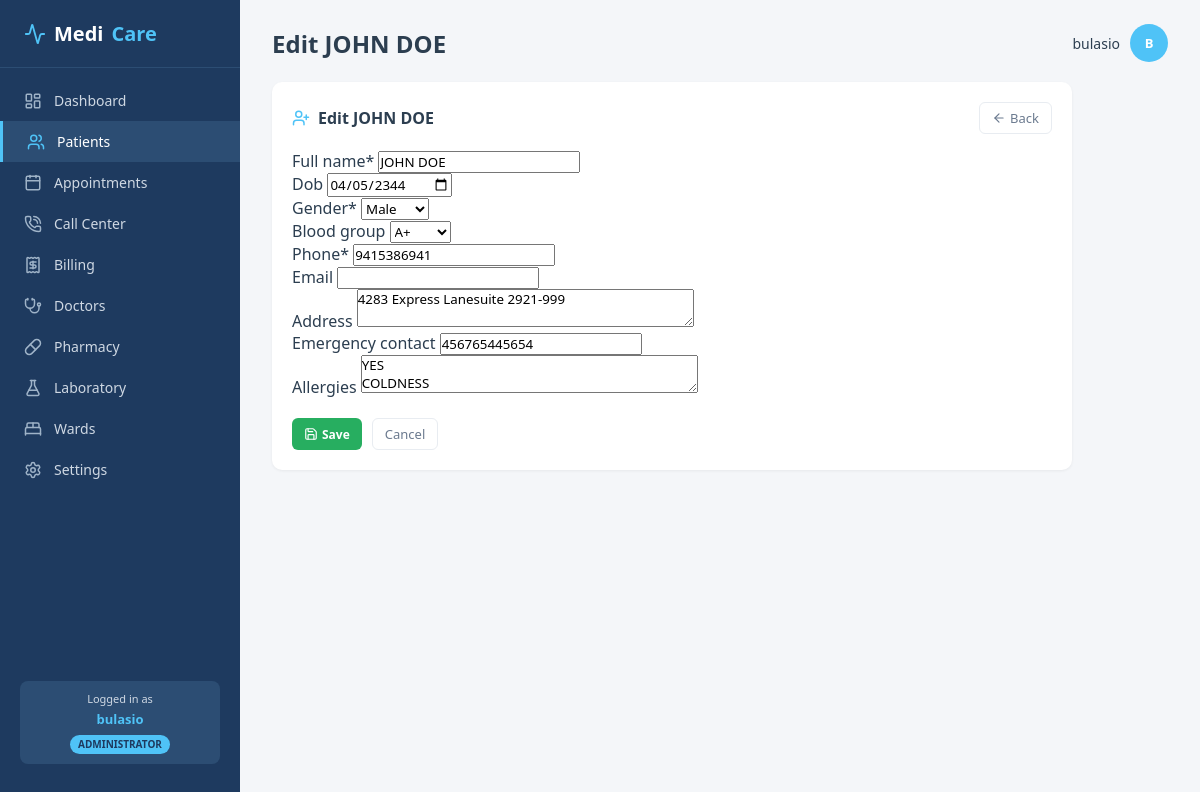
/patients/2/edit/ (signed in), run on the app's committed database.
### core/models.py (models this page shows, shortened)
class User(AbstractUser):
    ROLE_CHOICES = [
        ('admin',      'Administrator'),
        ('doctor',     'Doctor'),
        ('nurse',      'Nurse'),
        ('reception',  'Receptionist'),
        ('pharmacist', 'Pharmacist'),
        ('lab',        'Lab Technician'),
        ('patient',    'Patient'),
    ]
    role = models.CharField(max_length=20, choices=ROLE_CHOICES, default='patient')
    phone = models.CharField(max_length=20, blank=True)
    avatar = models.ImageField(upload_to='avatars/', null=True, blank=True)
    def initials(self):
        f = self.first_name[:1] if self.first_name else self.username[:1]
        l = self.last_name[:1] if self.last_name else ''
        return (f + l).upper()

class Patient(models.Model):
    GENDER = [('M', 'Male'), ('F', 'Female'), ('O', 'Other')]
    BLOOD = [('A+','A+'),('A-','A-'),('B+','B+'),('B-','B-'),
             ('AB+','AB+'),('AB-','AB-'),('O+','O+'),('O-','O-')]
    user = models.OneToOneField(User, on_delete=models.SET_NULL, null=True, blank=True, related_name='patient')
    code = models.CharField(max_length=20, unique=True, blank=True)
    full_name = models.CharField(max_length=200)
    dob = models.DateField(null=True, blank=True)
    gender = models.CharField(max_length=1, choices=GENDER, default='M')
    blood_group = models.CharField(max_length=3, choices=BLOOD, blank=True)
    phone = models.CharField(max_length=20)
    email = models.EmailField(blank=True)
    address = models.TextField(blank=True)
    emergency_contact = models.CharField(max_length=100, blank=True)
    allergies = models.TextField(blank=True)
    created_at = models.DateTimeField(auto_now_add=True)

### core/views.py (the view)
# urls.py: path('patients/<int:pk>/edit/', views.patient_edit, name='patient_edit'),
@login_required
@role_required(['admin', 'reception'])
def patient_edit(request, pk):
    patient = get_object_or_404(Patient, pk=pk)
    form = PatientForm(request.POST or None, instance=patient)
    if request.method == 'POST' and form.is_valid():
        form.save()
        messages.success(request, 'Patient updated.')
        return redirect('patient_detail', pk=pk)
    return render(request, 'patients/form.html', {'form': form, 'patient': patient, 'page_title': f'Edit {patient.full_name}', 'active_nav': 'patients'})

### core/forms.py
class PatientForm(forms.ModelForm):
    class Meta:
        model = Patient
        fields = ['full_name', 'dob', 'gender', 'blood_group', 'phone', 'email', 'address', 'emergency_contact', 'allergies']
        widgets = {
            'dob': forms.DateInput(attrs={'type': 'date'}),
            'address': forms.Textarea(attrs={'rows': 2}),
            'allergies': forms.Textarea(attrs={'rows': 2}),
        }

### core/context_processors.py (called while the page is built)
def role_context(request):
    if not request.user.is_authenticated:
        return {}
    return {
        'current_role': getattr(request.user, 'role', 'patient'),
        'current_role_label': request.user.get_role_display() if hasattr(request.user, 'get_role_display') else 'Patient',
        'user_initials': request.user.initials() if hasattr(request.user, 'initials') else 'U',
    }

### core/views.py (called while the page is built)
def role_required(allowed_roles):
    def decorator(view_func):
        @wraps(view_func)
        def _wrapped_view(request, *args, **kwargs):
            if request.user.role not in allowed_roles:
                raise PermissionDenied
            return view_func(request, *args, **kwargs)
        return _wrapped_view
    return decorator

### templates/patients/form.html (shortened to what this page needs)
{% extends 'base.html' %}
{% load crispy_forms_tags %}
{% block content %}
<div class="panel" style="max-width:800px;">
  <div class="panel-head">
    <h2><i data-lucide="user-plus" class="head-icon"></i> {{ page_title }}</h2>
    <a href="{% url 'patient_list' %}" class="btn-ghost"><i data-lucide="arrow-left"></i> Back</a>
  </div>
  <form method="post" novalidate>
    {{ form|crispy }}
    <div style="margin-top:20px;display:flex;gap:10px;">
      <button type="submit" class="btn-sm btn-success"><i data-lucide="save"></i> Save</button>
      <a href="{% url 'patient_list' %}" class="btn-ghost">Cancel</a>
    </div>
  </form>
</div>
{% endblock %}

### templates/partials/sidebar.html
<aside class="sidebar">
  <div class="logo">
    <i data-lucide="activity" class="logo-icon"></i>
    Medi<span>Care</span>
  </div>
  <nav class="nav">
    <a href="{% url 'dashboard' %}" class="{% if active_nav == 'dashboard' %}active{% endif %}">
      <i data-lucide="layout-dashboard"></i><span>Dashboard</span>
    </a>
    {% if current_role == 'admin' or current_role == 'reception' %}
      <a href="{% url 'patient_list' %}" class="{% if active_nav == 'patients' %}active{% endif %}">
        <i data-lucide="users"></i><span>Patients</span>
      </a>
      <a href="{% url 'appointment_list' %}" class="{% if active_nav == 'appointments' %}active{% endif %}">
        <i data-lucide="calendar"></i><span>Appointments</span>
      </a>
      <a href="{% url 'call_center' %}" class="{% if active_nav == 'calls' %}active{% endif %}">
        <i data-lucide="phone-call"></i><span>Call Center</span>
      </a>
      <a href="{% url 'billing_view' %}" class="{% if active_nav == 'billing' %}active{% endif %}">
        <i data-lucide="receipt"></i><span>Billing</span>
      </a>
    {% endif %}
    {% if current_role == 'admin' or current_role == 'doctor' %}
      <a href="#" class="{% if active_nav == 'doctors' %}active{% endif %}">
        <i data-lucide="stethoscope"></i><span>Doctors</span>
      </a>
    {% endif %}
    {% if current_role == 'admin' or current_role == 'pharmacist' %}
      <a href="{% url 'pharmacy_view' %}" class="{% if active_nav == 'pharmacy' %}active{% endif %}">
        <i data-lucide="pill"></i><span>Pharmacy</span>
      </a>
    {% endif %}
    {% if current_role == 'admin' or current_role == 'lab' %}
      <a href="{% url 'lab_view' %}" class="{% if active_nav == 'lab' %}active{% endif %}">
        <i data-lucide="flask-conical"></i><span>Laboratory</span>
      </a>
    {% endif %}
    {% if current_role == 'admin' or current_role == 'nurse' or current_role == 'doctor' %}
      <a href="#" class="{% if active_nav == 'wards' %}active{% endif %}">
        <i data-lucide="bed-double"></i><span>Wards</span>
      </a>
    {% endif %}
    {% if current_role == 'admin' %}
      <a href="#" class="{% if active_nav == 'settings' %}active{% endif %}">
        <i data-lucide="settings"></i><span>Settings</span>
      </a>
    {% endif %}
  </nav>
  <div class="role-badge">
    Logged in as
    <strong>{{ request.user.get_full_name|default:request.user.username|truncatechars:18 }}</strong>
    <span class="role-tag">{{ current_role_label }}</span>
  </div>
</aside>

### templates/partials/topbar.html
<div class="topbar">
  <h1>{{ page_title }}</h1>
  <div class="user">
    <span>{{ request.user.get_full_name|default:request.user.username }}</span>
    <div class="avatar">{{ user_initials }}</div>
  </div>
</div>

### static/css/hms.css (style rules this page uses)
* { margin:0; padding:0; box-sizing:border-box; font-family: 'Segoe UI', system-ui, -apple-system, sans-serif; }
body { background:#f4f6f9; color:#2c3e50; min-height:100vh; }
[data-lucide] { width:18px; height:18px; stroke-width:2; vertical-align:middle; flex-shrink:0; }
.sidebar { width:240px; background:#1e3a5f; color:#cfd8e3; position:fixed; top:0; left:0; height:100vh; padding:20px 0; display:flex; flex-direction:column; z-index:50; overflow-y:auto; }
.logo { padding:0 24px 20px; font-size:20px; font-weight:700; color:#fff; border-bottom:1px solid #2c4d73; display:flex; align-items:center; gap:8px; }
.logo-icon { width:22px !important; height:22px !important; color:#4fc3f7; }
.logo span { color:#4fc3f7; }
.nav { flex:1; padding:12px 0; }
.nav a { display:flex; align-items:center; gap:12px; padding:11px 24px; color:#cfd8e3; text-decoration:none; font-size:14px; transition:0.2s; }
.nav a.active { background:#2c4d73; color:#fff; border-left:3px solid #4fc3f7; }
.nav a [data-lucide] { color:#9fb3c8; }
.nav a.active [data-lucide], .nav a:hover [data-lucide] { color:#4fc3f7; }
.role-badge { margin:12px 20px 16px; padding:10px; background:#2c4d73; border-radius:8px; font-size:11px; text-align:center; line-height:1.5; }
.role-badge strong { display:block; color:#4fc3f7; font-size:13px; margin:2px 0; }
.role-tag { display:inline-block; background:#4fc3f7; color:#1e3a5f; padding:2px 8px; border-radius:10px; font-size:10px; font-weight:700; text-transform:uppercase; margin-top:4px; }
.topbar { display:flex; justify-content:space-between; align-items:center; margin-bottom:20px; }
.topbar h1 { font-size:24px; font-weight:600; }
.topbar .user { display:flex; align-items:center; gap:10px; font-size:14px; }
.avatar { width:38px; height:38px; border-radius:50%; background:#4fc3f7; display:flex; align-items:center; justify-content:center; color:#fff; font-weight:700; font-size:13px; }
.panel { background:#fff; border-radius:10px; padding:20px; box-shadow:0 1px 3px rgba(0,0,0,0.06); }
.panel-head { display:flex; justify-content:space-between; align-items:center; margin-bottom:16px; }
.panel-head h2 { font-size:16px; font-weight:600; display:flex; align-items:center; gap:8px; margin:0; }
.panel-head .head-icon { width:18px !important; height:18px !important; color:#4fc3f7; }
.btn-sm { padding:6px 12px; border:none; border-radius:6px; font-size:12px; font-weight:600; cursor:pointer; display:inline-flex; align-items:center; gap:4px; text-decoration:none; }
.btn-sm [data-lucide] { width:14px !important; height:14px !important; }
.btn-sm.btn-success { background:#27ae60; color:#fff; }
.btn-ghost { background:transparent; border:1px solid #e8ecf1; border-radius:6px; padding:6px 12px; font-size:13px; color:#6b7a8f; cursor:pointer; display:inline-flex; align-items:center; gap:4px; text-decoration:none; }
.btn-ghost [data-lucide] { width:14px !important; height:14px !important; }

### data on the page
User: user.get_full_name "bulasio"
Patient: full_name "JOHN DOE", dob "04/05/2344", gender "Male", blood_group "A+", phone "9415386941", address "4283 Express Lanesuite 2921-999", emergency_contact "456765445654", allergies "YES COLDNESS"

### other printed values
{{ current_role_label }} "ADMINISTRATOR"
{{ page_title }} "Edit JOHN DOE"
{{ user_initials }} "B"
